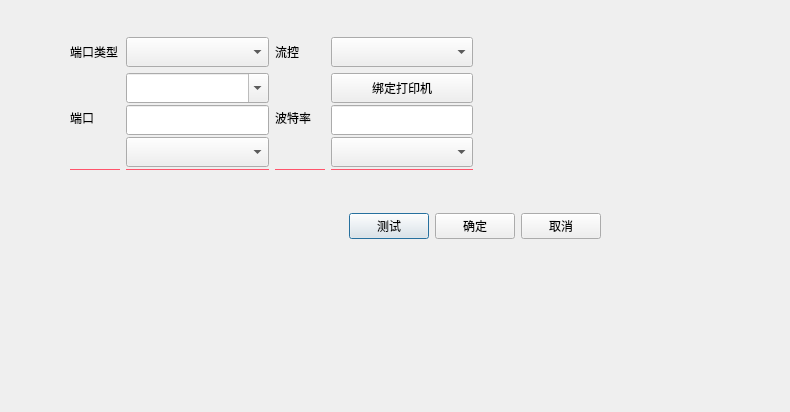
<?xml version="1.0" encoding="UTF-8"?>
<ui version="4.0">
 <class>w_bt_dish_kitchenprinter_printerset_port_dialog</class>
 <widget class="QDialog" name="w_bt_dish_kitchenprinter_printerset_port_dialog">
  <property name="geometry">
   <rect>
    <x>0</x>
    <y>0</y>
    <width>790</width>
    <height>412</height>
   </rect>
  </property>
  <property name="windowTitle">
   <string>Dialog</string>
  </property>
  <widget class="QWidget" name="widget_btn" native="true">
   <property name="geometry">
    <rect>
     <x>60</x>
     <y>210</y>
     <width>541</width>
     <height>32</height>
    </rect>
   </property>
   <layout class="QHBoxLayout" name="horizontalLayout">
    <property name="topMargin">
     <number>0</number>
    </property>
    <property name="bottomMargin">
     <number>0</number>
    </property>
    <item>
     <spacer name="horizontalSpacer">
      <property name="orientation">
       <enum>Qt::Horizontal</enum>
      </property>
      <property name="sizeHint" stdset="0">
       <size>
        <width>40</width>
        <height>20</height>
       </size>
      </property>
     </spacer>
    </item>
    <item>
     <widget class="lds_toolbar_button" name="pushButton_test">
      <property name="text">
       <string>测试</string>
      </property>
      <property name="outer_stylesheet" stdset="0">
       <string>pushbutton</string>
      </property>
     </widget>
    </item>
    <item>
     <widget class="lds_toolbar_button" name="pushButton_ok">
      <property name="text">
       <string>确定</string>
      </property>
      <property name="outer_stylesheet" stdset="0">
       <string>pushbutton</string>
      </property>
     </widget>
    </item>
    <item>
     <widget class="lds_toolbar_button" name="pushButton_cancel">
      <property name="text">
       <string>取消</string>
      </property>
      <property name="outer_stylesheet" stdset="0">
       <string>pushbutton</string>
      </property>
     </widget>
    </item>
   </layout>
  </widget>
  <widget class="QFrame" name="frame_print">
   <property name="geometry">
    <rect>
     <x>61</x>
     <y>28</y>
     <width>421</width>
     <height>151</height>
    </rect>
   </property>
   <layout class="QGridLayout" name="gridLayout" columnstretch="0,1,0,1">
    <item row="0" column="2">
     <widget class="QLabel" name="label_flowcontrol">
      <property name="minimumSize">
       <size>
        <width>0</width>
        <height>30</height>
       </size>
      </property>
      <property name="text">
       <string>流控</string>
      </property>
     </widget>
    </item>
    <item row="2" column="3">
     <widget class="QLabel" name="label_4">
      <property name="minimumSize">
       <size>
        <width>0</width>
        <height>1</height>
       </size>
      </property>
      <property name="maximumSize">
       <size>
        <width>16777215</width>
        <height>1</height>
       </size>
      </property>
      <property name="styleSheet">
       <string>background:#ff546b;</string>
      </property>
      <property name="text">
       <string/>
      </property>
     </widget>
    </item>
    <item row="1" column="2">
     <widget class="QLabel" name="label_baud">
      <property name="minimumSize">
       <size>
        <width>0</width>
        <height>30</height>
       </size>
      </property>
      <property name="text">
       <string>波特率</string>
      </property>
     </widget>
    </item>
    <item row="2" column="0">
     <widget class="QLabel" name="label">
      <property name="minimumSize">
       <size>
        <width>50</width>
        <height>1</height>
       </size>
      </property>
      <property name="maximumSize">
       <size>
        <width>16777215</width>
        <height>1</height>
       </size>
      </property>
      <property name="styleSheet">
       <string>background:#ff546b;</string>
      </property>
      <property name="text">
       <string/>
      </property>
     </widget>
    </item>
    <item row="1" column="0">
     <widget class="QLabel" name="label_port">
      <property name="minimumSize">
       <size>
        <width>0</width>
        <height>30</height>
       </size>
      </property>
      <property name="text">
       <string>端口</string>
      </property>
     </widget>
    </item>
    <item row="2" column="2">
     <widget class="QLabel" name="label_3">
      <property name="minimumSize">
       <size>
        <width>50</width>
        <height>1</height>
       </size>
      </property>
      <property name="maximumSize">
       <size>
        <width>16777215</width>
        <height>1</height>
       </size>
      </property>
      <property name="styleSheet">
       <string notr="true">background:#ff546b;</string>
      </property>
      <property name="text">
       <string/>
      </property>
     </widget>
    </item>
    <item row="0" column="3">
     <widget class="lds_ComboBox" name="comboBox_flowcontrol">
      <property name="minimumSize">
       <size>
        <width>0</width>
        <height>30</height>
       </size>
      </property>
      <property name="maximumSize">
       <size>
        <width>16777215</width>
        <height>30</height>
       </size>
      </property>
     </widget>
    </item>
    <item row="0" column="1">
     <widget class="lds_ComboBox" name="comboBox_porttype">
      <property name="minimumSize">
       <size>
        <width>0</width>
        <height>30</height>
       </size>
      </property>
      <property name="maximumSize">
       <size>
        <width>16777215</width>
        <height>30</height>
       </size>
      </property>
     </widget>
    </item>
    <item row="0" column="0">
     <widget class="QLabel" name="label_type">
      <property name="minimumSize">
       <size>
        <width>0</width>
        <height>30</height>
       </size>
      </property>
      <property name="text">
       <string>端口类型</string>
      </property>
      <property name="buddy">
       <cstring>frame_print</cstring>
      </property>
     </widget>
    </item>
    <item row="2" column="1">
     <widget class="QLabel" name="label_2">
      <property name="minimumSize">
       <size>
        <width>0</width>
        <height>1</height>
       </size>
      </property>
      <property name="maximumSize">
       <size>
        <width>16777215</width>
        <height>1</height>
       </size>
      </property>
      <property name="styleSheet">
       <string>background:#ff546b;</string>
      </property>
      <property name="text">
       <string/>
      </property>
     </widget>
    </item>
    <item row="1" column="1">
     <layout class="QVBoxLayout" name="verticalLayout">
      <item>
       <widget class="QComboBox" name="comboBox_port_usb">
        <property name="minimumSize">
         <size>
          <width>0</width>
          <height>30</height>
         </size>
        </property>
        <property name="maximumSize">
         <size>
          <width>16777215</width>
          <height>30</height>
         </size>
        </property>
        <property name="editable">
         <bool>true</bool>
        </property>
       </widget>
      </item>
      <item>
       <widget class="QLineEdit" name="lineEdit_ip">
        <property name="minimumSize">
         <size>
          <width>0</width>
          <height>30</height>
         </size>
        </property>
        <property name="maximumSize">
         <size>
          <width>16777215</width>
          <height>30</height>
         </size>
        </property>
       </widget>
      </item>
      <item>
       <widget class="QComboBox" name="comboBox_port_tty">
        <property name="minimumSize">
         <size>
          <width>0</width>
          <height>30</height>
         </size>
        </property>
        <property name="maximumSize">
         <size>
          <width>16777215</width>
          <height>30</height>
         </size>
        </property>
       </widget>
      </item>
     </layout>
    </item>
    <item row="1" column="3">
     <layout class="QVBoxLayout" name="verticalLayout_2">
      <item>
       <widget class="QPushButton" name="pushButton_usb_vp">
        <property name="minimumSize">
         <size>
          <width>0</width>
          <height>30</height>
         </size>
        </property>
        <property name="maximumSize">
         <size>
          <width>16777215</width>
          <height>30</height>
         </size>
        </property>
        <property name="text">
         <string>绑定打印机</string>
        </property>
       </widget>
      </item>
      <item>
       <widget class="QLineEdit" name="lineEdit_port">
        <property name="minimumSize">
         <size>
          <width>0</width>
          <height>30</height>
         </size>
        </property>
        <property name="maximumSize">
         <size>
          <width>16777215</width>
          <height>30</height>
         </size>
        </property>
       </widget>
      </item>
      <item>
       <widget class="QComboBox" name="comboBox_baud">
        <property name="minimumSize">
         <size>
          <width>0</width>
          <height>30</height>
         </size>
        </property>
        <property name="maximumSize">
         <size>
          <width>16777215</width>
          <height>30</height>
         </size>
        </property>
       </widget>
      </item>
     </layout>
    </item>
   </layout>
  </widget>
  <zorder>layoutWidget</zorder>
  <zorder>pushButton_ok</zorder>
  <zorder>pushButton_cancel</zorder>
  <zorder>horizontalSpacer</zorder>
  <zorder>layoutWidget</zorder>
  <zorder>lineEdit_port</zorder>
  <zorder>lineEdit_ip</zorder>
  <zorder>comboBox_baud</zorder>
  <zorder>comboBox_port_tty</zorder>
  <zorder>comboBox_port_tty</zorder>
  <zorder>comboBox_port_usb</zorder>
  <zorder>lineEdit_ip</zorder>
  <zorder>comboBox_baud</zorder>
  <zorder>lineEdit_port</zorder>
  <zorder>pushButton_usb_vp</zorder>
 </widget>
 <customwidgets>
  <customwidget>
   <class>lds_ComboBox</class>
   <extends>QComboBox</extends>
   <header>lds_combobox.h</header>
  </customwidget>
  <customwidget>
   <class>lds_toolbar_button</class>
   <extends>QPushButton</extends>
   <header>lds_toolbar_button.h</header>
  </customwidget>
 </customwidgets>
 <resources/>
 <connections/>
</ui>
